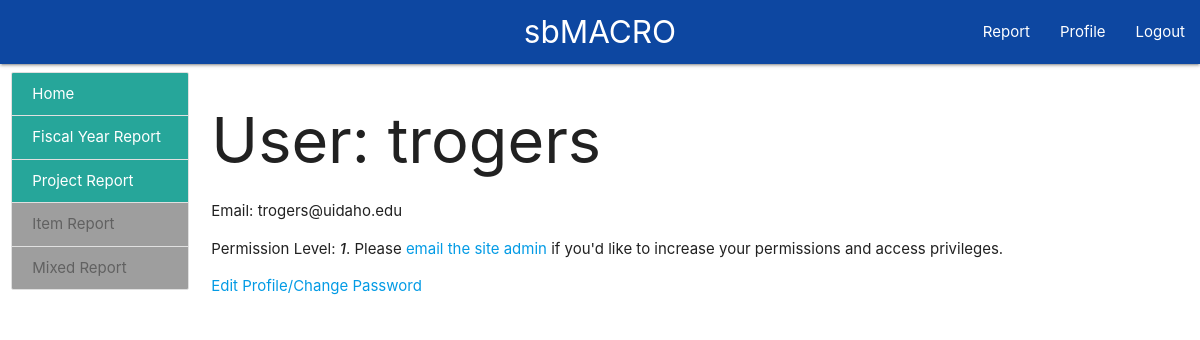
The page /user/trogers (signed in) on the database as committed earlier.
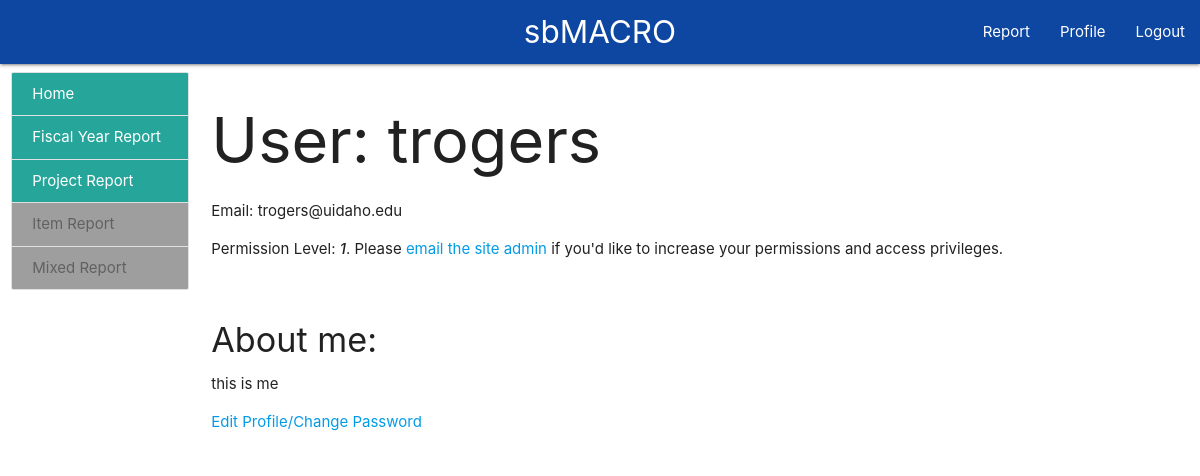
The same page on the database as committed later.
### app/models.py (models this page shows, shortened)
class User(UserMixin, db.Model):
    id = db.Column(db.Integer, primary_key=True)
    username = db.Column(db.String(64), index=True, unique=True)
    email = db.Column(db.String(128), index=True, unique=True)
    password_hash = db.Column(db.String(128))
    last_seen = db.Column(db.DateTime, default=datetime.utcnow)
    about = db.Column(db.String(140))
    access_level = db.Column(db.Integer, default=0)

### app/main/routes.py (the view)
@bp.route('/user/<username>')
@login_required
def user(username):
    user = User.query.filter_by(username=username.lower()).first_or_404()
    admin_email = current_app.config['ADMINS'][0]
    return render_template('user.html', user=user, adminEmail=admin_email)

### app/main/routes.py (called while the page is built)
@bp.before_app_request
def before_request():
    if current_user.is_authenticated:
        current_user.last_seen = datetime.utcnow()
        db.session.commit()

### app/models.py (called while the page is built)
@login.user_loader
def load_user(id):
    return User.query.get(int(id))

### app/main/templates/user.html
{% extends "base.html" %}
{% block content %}
    <h1>User: {{ user.username }}</h1>
    <p>Email: {{ user.email }}</p>
<p>Permission Level: <i><strong> {{ user.access_level }}</strong></i>. Please <a href="mailto:{{ adminEmail }}?subject=Privilege Level Increase Request: {{user.username}}&body=Dear adminitrator, please increase my access level. Yours, {{user.username}}">email the site admin </a>if you'd like to increase your permissions and access privileges. </p>
    {% if user.about %}
        <br>
        <h4>About me:</h4>
        <p>{{ user.about }} </p>
    {% endif %}
    {% if user == current_user %}
    <p>
        <a href="{{ url_for('main.edit_profile') }}">Edit Profile/Change Password</a>
    </p>
    {% endif %}
{% endblock %}

### app/main/templates/base.html (shortened to what this page needs)
<!DOCTYPE html>
<html>
  <head>
    <link rel="stylesheet" href="https://cdnjs.cloudflare.com/ajax/libs/materialize/1.0.0-rc.2/css/materialize.min.css">
    <link rel="stylesheet" href="../../static/css/custom.css">
  </head>
<body>
  <nav id="nav" class="blue darken-4">
    <div class="nav-wrapper">
      <a href="{{ url_for('main.index') }}" class="brand-logo center">sbMACRO</a>
      <ul class="right hide-on-med-and-down">
        <li id="get_report"><a href="{{ url_for('main.report') }}">Report</a></li>
        {% if current_user.is_authenticated %}
        <li><a href="{{ url_for('main.user', username=current_user.username) }}">Profile</a></li>
        <li><a href="{{ url_for('auth.revoke') }}">Logout</a></li>
        {% else %}
        <li><a href="{{ url_for('auth.login') }}">Login</a></li>
        {% endif %}
      </ul>
    </div>
  </nav>
  <div id="content">
    <div class="row">
      <div class="col s12 m4 l2">
        <div class="collection grey-text text-darken4">
          <a href="{{ url_for('main.index') }}" id="Nav-Home" class="collection-item teal lighten-1 white-text"> Home </a>
          <a href="{{ url_for('main.fiscalyear') }}" id="Nav-FiscalYear" class="collection-item teal lighten-1 white-text">Fiscal Year Report</a>
          <a href="{{ url_for('main.project') }}" id="Nav-Project" class="collection-item teal lighten-1 white-text">Project Report</a>
          <a id="Nav-Item" class="collection-item grey grey-text text-darken-2">Item Report</a>
          <a id="Nav-Mixed" class="collection-item grey grey-text text-darken-2">Mixed Report</a>
        </div>
      </div>
      <div class="col s12 m8 l9">
          {% block content %} {% endblock %}
      </div>
    </div>
  </div>
</body>
</html>

### app/static/css/custom.css (style rules this page uses)
div#content { display: none; }

Rows that differ between the two databases and show on the page:
changed User "trogers": about (not shown) → "this is me"
Other text that changed with them:
text now shown: "About me:"
